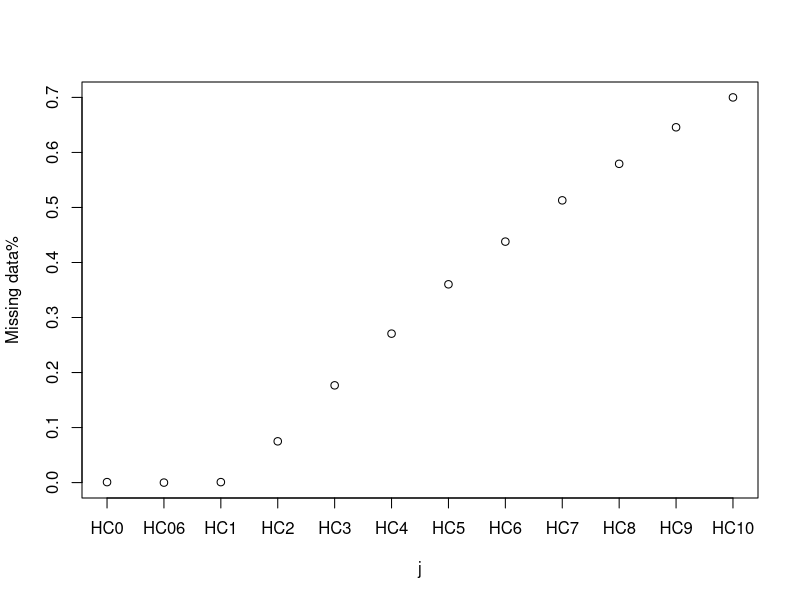
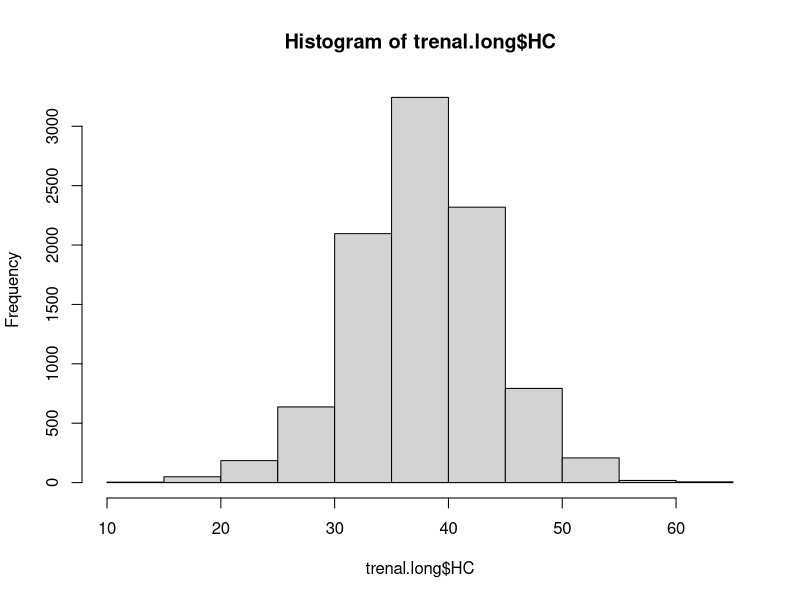
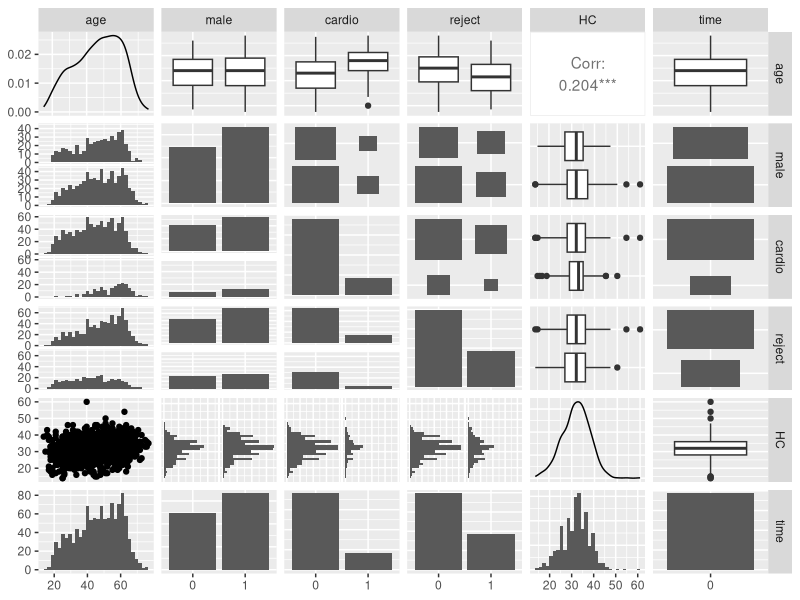
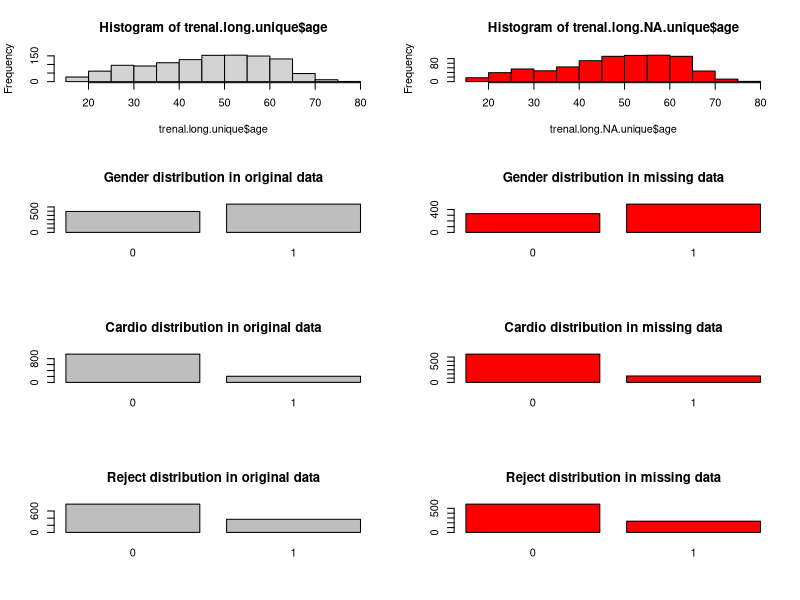

Write R code to recreate these figures, in order.
# This is my question on long table and wide table transform:
library(readxl)
trenal <- read_excel("Trenal.XLS") # summary(trenal)
trenal= trenal[,-18] #remove a noninformative column const

# Continuous or discrete variables
trenal$id = as.factor(trenal$id)
trenal$j = as.factor(trenal$j)
trenal$time = as.factor(trenal$time)
trenal$male = as.factor(trenal$male)
trenal$cardio = as.factor(trenal$cardio)
trenal$reject = as.factor(trenal$reject)

# Change the name of respons
colnames(trenal)[19] <- "HC"

trenal.long = trenal[,13:20] # long table form

# Remove j
trenal.long = trenal.long[,-6]
trenal.long.unique <- trenal.long[match( unique(trenal.long$id), trenal.long$id),]
trenal.long.noNA <- na.omit(trenal.long)# reordered

# Wide table form?
trenal.wide = as.data.frame(subset(trenal,trenal$j=="1"))[,1:18] # 1160 x 18

# Analyse the NA values descriptively
## First to collect how many NAs are in HC0, Hc0.5, Hc1, ..., Hc 10
Hc.NA = numeric(12)
for (i in c(1:12)) {
  Hc.NA[i] = sum(is.na(trenal.wide[,i]))
}
# 1   0   1  87 205 314 418 508 595 672 749 812
# The number of missing data / the ideal case have all meassurements for everyone
missingdata.percentage = Hc.NA/1160
plot(missingdata.percentage,xaxt="n",xlab ="j",ylab="Missing data%")
axis(side=1,at=c(1,2,3,4,5,6,7,8,9,10,11,12),labels=colnames(trenal.wide)[1:12])
# Conclusion could be at the first three measurements, there are almost full data
# More people tends to miss the measurements when time increases

##Second  We can extract all NA data from the long table to analyse their construction
trenal.long.NA = trenal.long[is.na(trenal.long$HC),]
#t = unique(trenal.long.NA$id) # 821 individuals
trenal.long.NA.unique <- trenal.long.NA[match( unique(trenal.long.NA$id), trenal.long.NA$id),]
summary(trenal.long.NA.unique)

## Conclusion, For the missing data, we can see that 
png(file="MissingValueAnalysis.png",
    width=600, height=1200)
par(mfrow=c(4,2))
## age 
hist(trenal.long.unique$age,title="Age distribution in original data")
hist(trenal.long.NA.unique$age,col="red",title="Age distribution in missing data")

## male
plot(trenal.long.unique$male)
title(main="Gender distribution in original data")
plot(trenal.long.NA.unique$male,col="red")
title(main="Gender distribution in missing data")

## cardio
plot(trenal.long.unique$cardio)
title(main="Cardio distribution in original data")
plot(trenal.long.NA.unique$cardio,col="red")
title(main="Cardio distribution in missing data")

## reject
#hist(as.numeric(trenal.long.NA.unique$reject),freq=FALSE,main="Histogram Plot for reject",xaxt="n")
#axis(side=1,at=c(0,1),labels=c("not reject","reject"))
plot(trenal.long.unique$reject)
title(main="Reject distribution in original data")
plot(trenal.long.NA.unique$reject,col="red") 
title(main="Reject distribution in missing data")
dev.off()

# Data exploration before fitting models
# Univariate summaries
# Plot histogram of the continuous variables
hist(trenal.long$HC,title="HC distribution in original data")
# Bivariate summaries
library(ggplot2)
library(GGally)
gg <- ggpairs(data=trenal.long.unique[,2:7])
gg
# Relationships between categorical variables and continuous variables can be illustrated with
# side-by-side boxplots or stacked histograms
# These observed trends can bne supported with summary statistics generated by subgroup
# The diagonal illustrates the distribution of each variable
# using density curves for continuous variables and a var chart for categorical variable.

